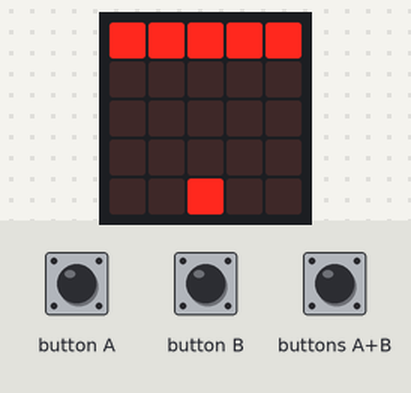
Bench run of a program on a simulated BBC micro:bit running MicroPython. On the bench: the board's 5×5 LED display. The test bench sets the inputs (shaded band).

Above: at 1.2 s.
1.3 s: buttons A+B pressed for 0.15 s
At 1.46 s:
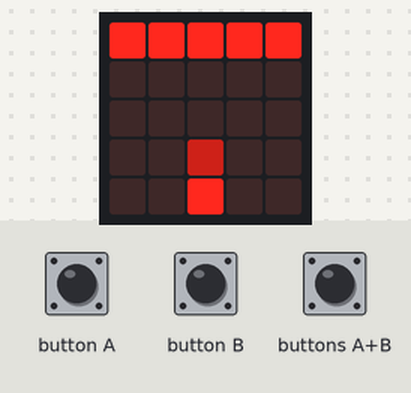
3.3 s: button A pressed for 0.15 s
At 3.7 s:
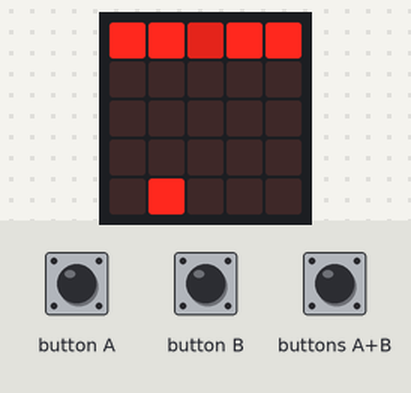
4.9 s: button B pressed for 1 s
At 6.7 s:
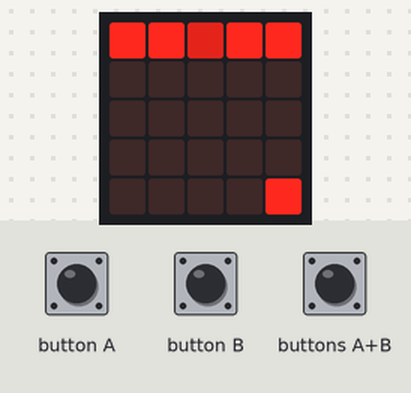
7.4 s: buttons A+B pressed for 1 s
At 9.7 s:
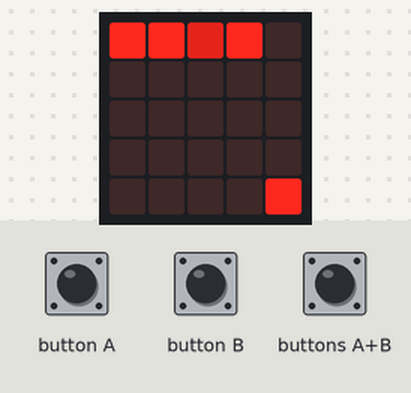
9.9 s: button A pressed for 1 s
At 11.5 s:
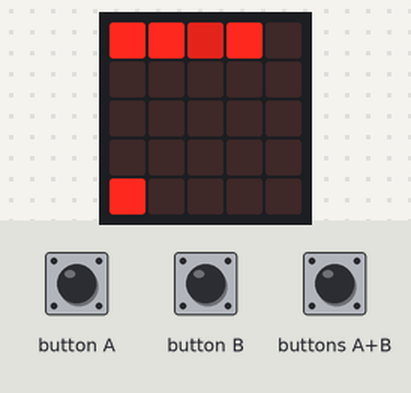
12.4 s: buttons A+B pressed for 3.2 s
At 16.7 s:
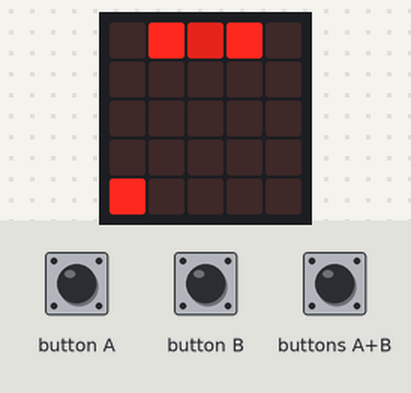
Timing chart, 0 to 18.1 s (numbered marks = the images above; inputs shaded):
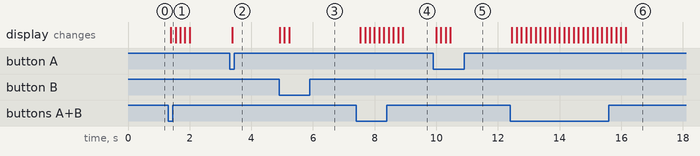

The program:

block_breaker.py
```python
from microbit import *

# Block Breaker

gameRun = True
blocks = [9, 9, 9, 9, 9]
shots = []
blocksYpos = 0
shipPos = [2, 4]


def renderView():
    display.clear()
    # draw ship
    display.set_pixel(shipPos[0], shipPos[1], 9)
    # draw blocks
    for idx, val in enumerate(blocks):
        if val < 0:
            val = 0
        display.set_pixel(idx, 0, val)
    # draw shots
    if len(shots) > 0:
        for shot in shots:
            display.set_pixel(shot[0], shot[1], 4)


def moveElements():
    if len(shots) > 0:
        for idx, val in enumerate(shots):
            if shots[idx][1] >= 1:
                shots[idx][1] = shots[idx][1] - 1
            else:
                blocks[shots[idx][0]] = blocks[shots[idx][0]] - 3
                del shots[idx]


def processInput():
    if button_a.is_pressed() and button_b.is_pressed():
        if len(shots) < 2:
            shots.append([shipPos[0], shipPos[1]-1])
    elif button_a.is_pressed():
        if shipPos[0] > 0:
            shipPos[0] = shipPos[0] - 1
    elif button_b.is_pressed():
        if shipPos[0] < 4:
            shipPos[0] = shipPos[0] + 1


while gameRun:
    processInput()
    renderView()
    moveElements()
    sleep(150)
```

Measured:
- after the input at 1.3 s, the display: changes after 0.09 s (image 1)
- after the input at 3.3 s, the display: changes after 0.09 s (image 2)
- after the input at 4.9 s, the display: first changes at once (image 3 shows a later state)
- after the input at 7.4 s, the display: first changes after 0.13 s (image 4 shows a later state)
- after the input at 9.9 s, the display: first changes after 0.09 s (image 5 shows a later state)
- after the input at 12.4 s, the display: first changes after 0.05 s (image 6 shows a later state)
